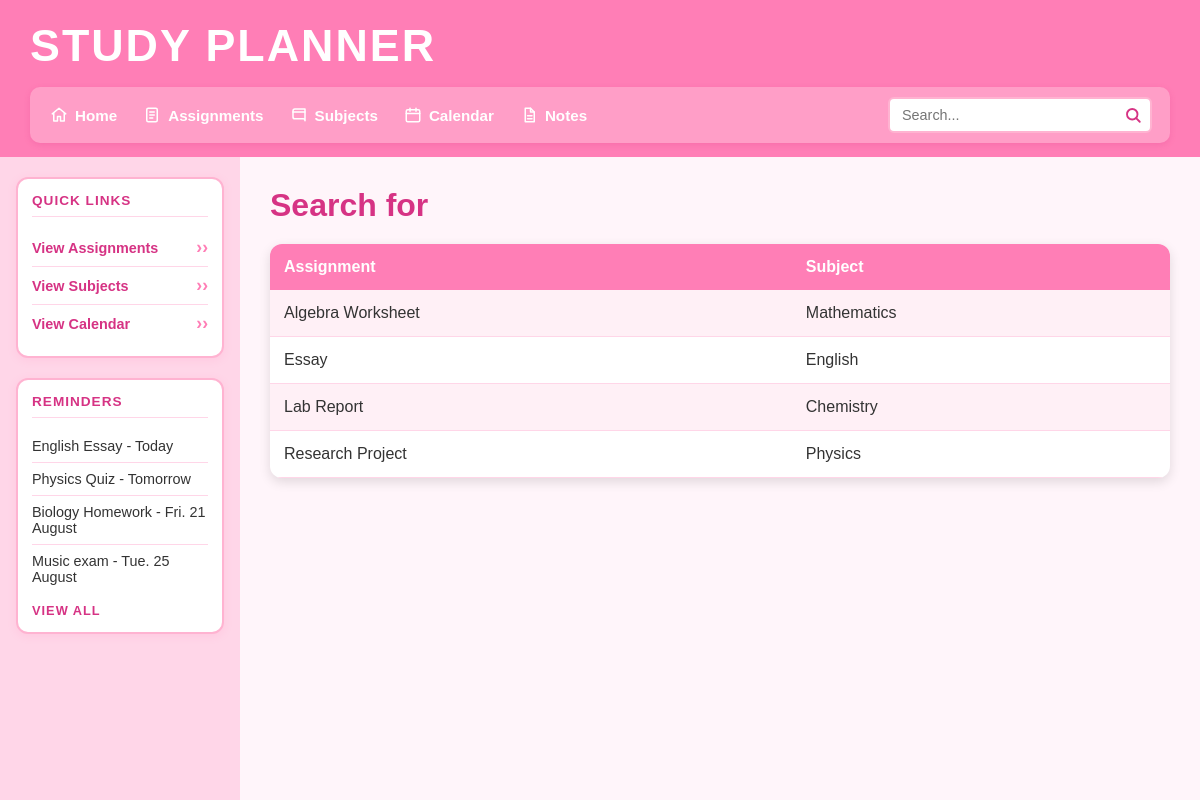
Screenshot of /search with the database file from the repository.
### tables this page shows
CREATE TABLE assignments (id INTEGER PRIMARY KEY AUTOINCREMENT, subject_id INTEGER REFERENCES subjects (id) NOT NULL, user_id INTEGER REFERENCES users (id) NOT NULL, assignment_name TEXT NOT NULL, due_date TEXT (19) NOT NULL, priority TEXT NOT NULL CHECK ((priority IN ('Low', 'Medium', 'High'))), status TEXT (25), notes TEXT, created_at TEXT (19));

CREATE TABLE subjects (id INTEGER PRIMARY KEY AUTOINCREMENT, subject_name TEXT NOT NULL UNIQUE, teacher_name TEXT NOT NULL, room TEXT, credits INTEGER CHECK ((credits > 0)));

### main.py (the view)
@app.route("/search", methods=["GET", "POST"])
def render_search():
    search = request.form.get("search", "")
    title = "Search for " + search
    query = """
        SELECT assignments.assignment_name, subjects.subject_name
        FROM assignments
        JOIN subjects
        ON assignments.subject_id = subjects.id
        WHERE assignments.assignment_name LIKE ?
        OR subjects.subject_name LIKE ?
    """
    search = "%" + search + "%"
    con = create_connection(DATABASE)
    cur = con.cursor()
    cur.execute(query, (search, search))
    tasks = cur.fetchall()
    con.close()
    return render_template(
        "search.html",
        tasks=tasks,
        title=title,
        order="asc"
    )

### main.py (called while the page is built)
def create_connection(db_file):
    try:
        connection = sqlite3.connect(db_file)
        return connection
    except Error as e:
        print(e)
    return None

### templates/search.html
{% extends "base.html" %}
{% block main %}
<h2>{{ title }}</h2>
<table>
    <tr>
        <th>
            <a href="/sort/{{ title }}?sort=assignment&order={{ order }}">
                Assignment
            </a>
        </th>
        <th>
            <a href="/sort/{{ title }}?sort=subject&order={{ order }}">
                Subject
            </a>
        </th>
    </tr>
    {% for task in tasks %}
    <tr>
        <td>{{ task[0] }}</td>
        <td>{{ task[1] }}</td>
    </tr>
    {% else %}
    <tr>
        <td colspan="2">No results found.</td>
    </tr>
    {% endfor %}
</table>
{% endblock %}

### static/css/style.css (style rules this page uses)
* { box-sizing: border-box; margin: 0; padding: 0; }
html, body { height: 100%; }
body { display: flex; flex-direction: column; min-height: 100vh; font-family: Arial, Helvetica, sans-serif; background-color: #fff5fa; color: #333; }
main h2 { color: #d63384; margin-bottom: 20px; font-size: 2rem; }
table { width: 100%; border-collapse: collapse; background: white; border-radius: 12px; overflow: hidden; box-shadow: 0 4px 12px rgba(0,0,0,0.12); }
th { background: #ff7eb6; color: white; padding: 14px; text-align: left; }
th a { color: white; text-decoration: none; }
td { padding: 14px; border-bottom: 1px solid #ffd6e8; }
tr:nth-child(even) { background: #fff0f6; }

### rows the page displays
assignments: assignment_name "Algebra Worksheet", subject_name "Mathematics"
assignments: assignment_name "Essay", subject_name "English"
assignments: assignment_name "Lab Report", subject_name "Chemistry"
assignments: assignment_name "Research Project", subject_name "Physics"

### other values shown
{{ title }} "Search for"
